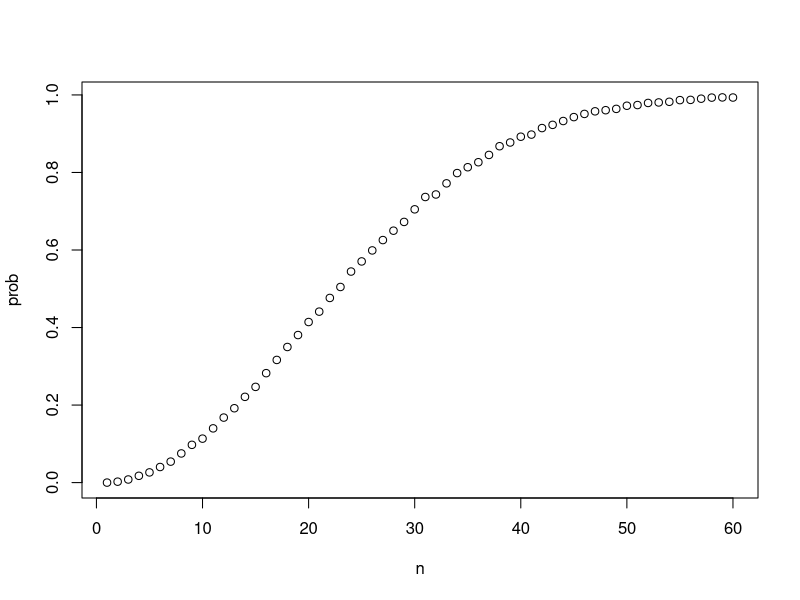
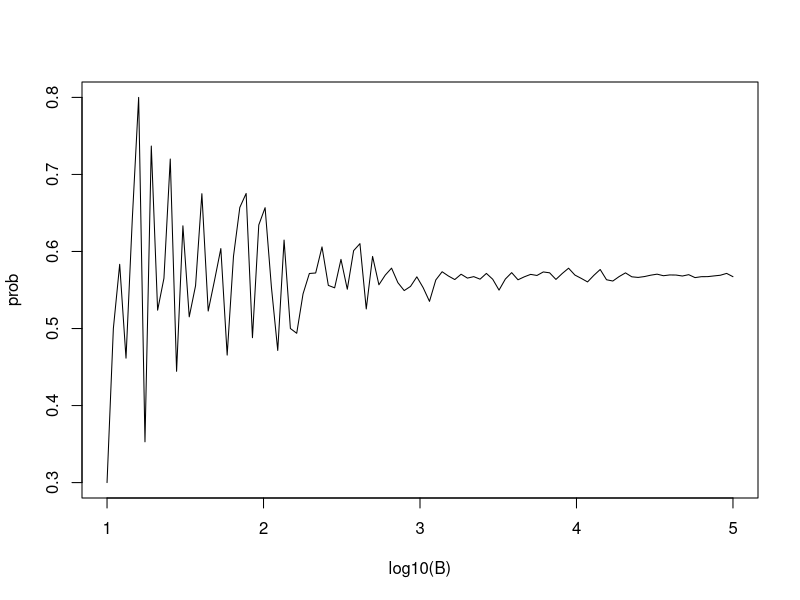
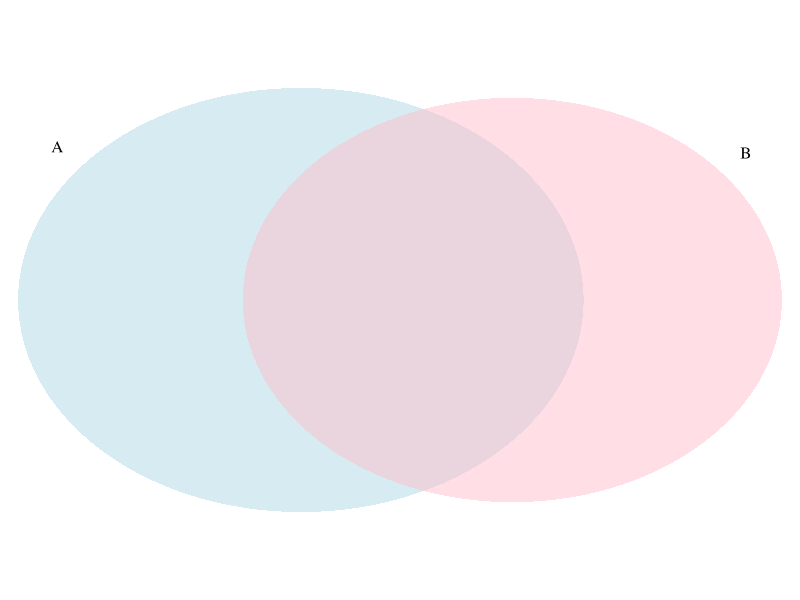

R code for these plots, in order:
## ---- chunk 1
beads <- rep( c("red", "blue"), times = c(2,3))
beads
## ---- chunk 2
sample(beads, 1)
## ---- chunk 3
B <- 10000
events <- replicate(B, sample(beads, 1))
## ---- chunk 4
tab <- table(events)
tab
## ---- chunk 5
prop.table(tab)
## ---- chunk 6
sample(beads, 5)
sample(beads, 5)
sample(beads, 5)
## ---- chunk 7
events <- sample(beads, B, replace = TRUE)
prop.table(table(events))
## ---- chunk 8
set.seed(1)
## ---- chunk 9
x <- sample(beads, 5)
## ---- chunk 10
x[2:5]
## ---- chunk 11
number <- "Three"
suit <- "Hearts"
paste(number, suit)
## ---- chunk 12
paste(letters[1:5], as.character(1:5))
## ---- chunk 13
expand.grid(pants = c("blue", "black"), shirt = c("white", "grey", "plaid"))
## ---- chunk 14
suits <- c("Diamonds", "Clubs", "Hearts", "Spades")
numbers <- c("Ace", "Deuce", "Three", "Four", "Five", "Six", "Seven", "Eight", "Nine", "Ten", "Jack", "Queen", "King")
deck <- expand.grid(number=numbers, suit=suits)
deck <- paste(deck$number, deck$suit)
## ---- chunk 15
kings <- paste("King", suits)
mean(deck %in% kings)
## ---- chunk 16
library(gtools)
permutations(3, 2)
## ---- chunk 17
hands <- permutations(52, 2, v = deck)
## ---- chunk 18
first_card <- hands[,1]
second_card <- hands[,2]
## ---- chunk 19
kings <- paste("King", suits)
sum(first_card %in% kings)
## ---- chunk 20
sum(first_card %in% kings & second_card %in% kings) /
  sum(first_card %in% kings)
## ---- chunk 21
mean(first_card %in% kings & second_card %in% kings) /
  mean(first_card %in% kings)
## ---- chunk 22
permutations(3,2)
combinations(3,2)
## ---- chunk 23
aces <- paste("Ace", suits)

facecard <- c("King", "Queen", "Jack", "Ten")
facecard <- expand.grid( number=facecard, suit=suits)
facecard <- paste( facecard$number, facecard$suit)

hands <- combinations(52, 2, v = deck)
mean(hands[,1] %in% aces & hands[,2] %in% facecard)
## ---- chunk 24
mean((hands[,1] %in% aces & hands[,2] %in% facecard) |
       (hands[,2] %in% aces & hands[,1] %in% facecard))
## ---- chunk 25
hand <- sample(deck, 2)
hand
## ---- chunk 26
(hands[1] %in% aces & hands[2] %in% facecard) | 
  (hands[2] %in% aces & hands[1] %in% facecard)
## ---- chunk 27
blackjack <- function(){
   hand <- sample(deck, 2)
  (hand[1] %in% aces & hand[2] %in% facecard) | 
    (hand[2] %in% aces & hand[1] %in% facecard)
}
## ---- chunk 28
blackjack()
## ---- chunk 29
B <- 10000
results <- replicate(B, blackjack())
mean(results)
## ---- chunk 30
set.seed(1)
## ---- chunk 31
n <- 50
bdays <- sample(1:365, n, replace = TRUE)
## ---- chunk 32
duplicated(c(1,2,3,1,4,3,5))
## ---- chunk 33
any(duplicated(bdays))
## ---- chunk 34
same_birthday <- function(n){
  bdays <- sample(1:365, n, replace=TRUE)
  any(duplicated(bdays))
}

compute_prob <- function(n, B=10000){
  results <- replicate(B, same_birthday(n))
  mean(results)
}
## ---- chunk 35
n <- seq(1,60)
## ---- chunk 36
x <- 1:10
sqrt(x)
y <- 1:10
x*y
## ---- chunk 37
x <- 1:10
sapply(x, sqrt)
## ---- chunk 38
prob <- sapply(n, compute_prob)
plot(n, prob)
## ---- chunk 39
B <- 10^seq(1, 5, len = 100)
compute_prob <- function(B, n=25){
  same_day <- replicate(B, same_birthday(n))
  mean(same_day)
}
prob <- sapply(B, compute_prob)
plot(log10(B), prob, type = "l")
## ---- chunk 40
exact_prob <- function(n){
  prob_unique <- seq(365,365-n+1)/365 
  1 - prod( prob_unique)
}
eprob <- sapply(n, exact_prob)
eprob[25]
## ---- chunk 41
library(VennDiagram)
grid.newpage()
draw.pairwise.venn(22, 20, 11, category = c("A", "B"), lty = rep("blank", 2), fill = c("light blue", "pink"), alpha = rep(0.5, 2),  cat.dist = rep(0.025, 2), cex=0)
## ---- chunk 42
1/13*16/51 + 16/52*4/51 + 0
## ---- chunk 43
B <- 10000
stick <- replicate(B, {
  doors <- as.character(1:3)
  prize <- sample(c("car","goat","goat"))
  prize_door <- doors[prize == "car"]
  my_pick  <- sample(doors, 1)
  show <- sample(doors[!doors %in% c(my_pick, prize_door)],1)
  stick <- my_pick
  stick == prize_door
})
mean(stick)
## ---- chunk 44
switch <- replicate(B, {
  doors <- as.character(1:3)
  prize <- sample(c("car","goat","goat"))
  prize_door <- doors[prize == "car"]
  my_pick  <- sample(doors, 1)
  show <- sample(doors[!doors %in% c(my_pick, prize_door)], 1)
  stick <- my_pick
  switch <- doors[!doors%in%c(my_pick, show)]
  switch == prize_door
})
mean(switch)
